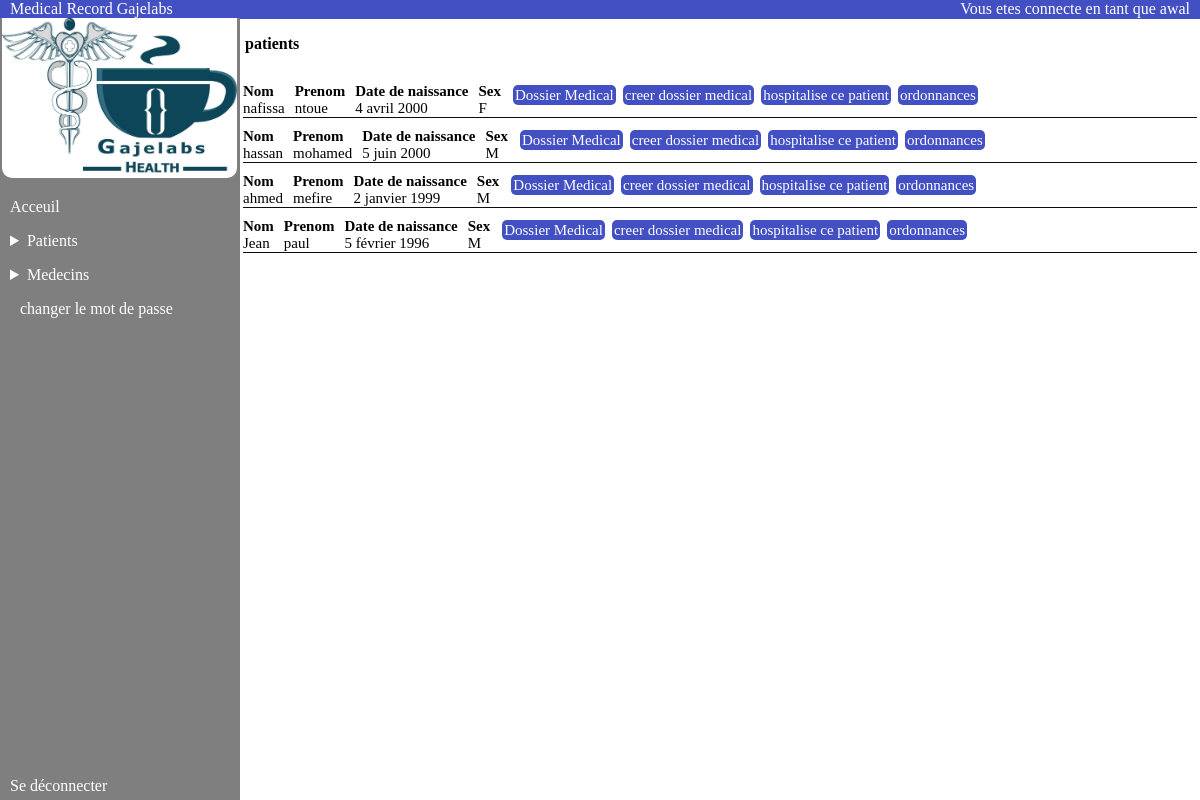
The app's page /patient_list/ (signed in), older data.
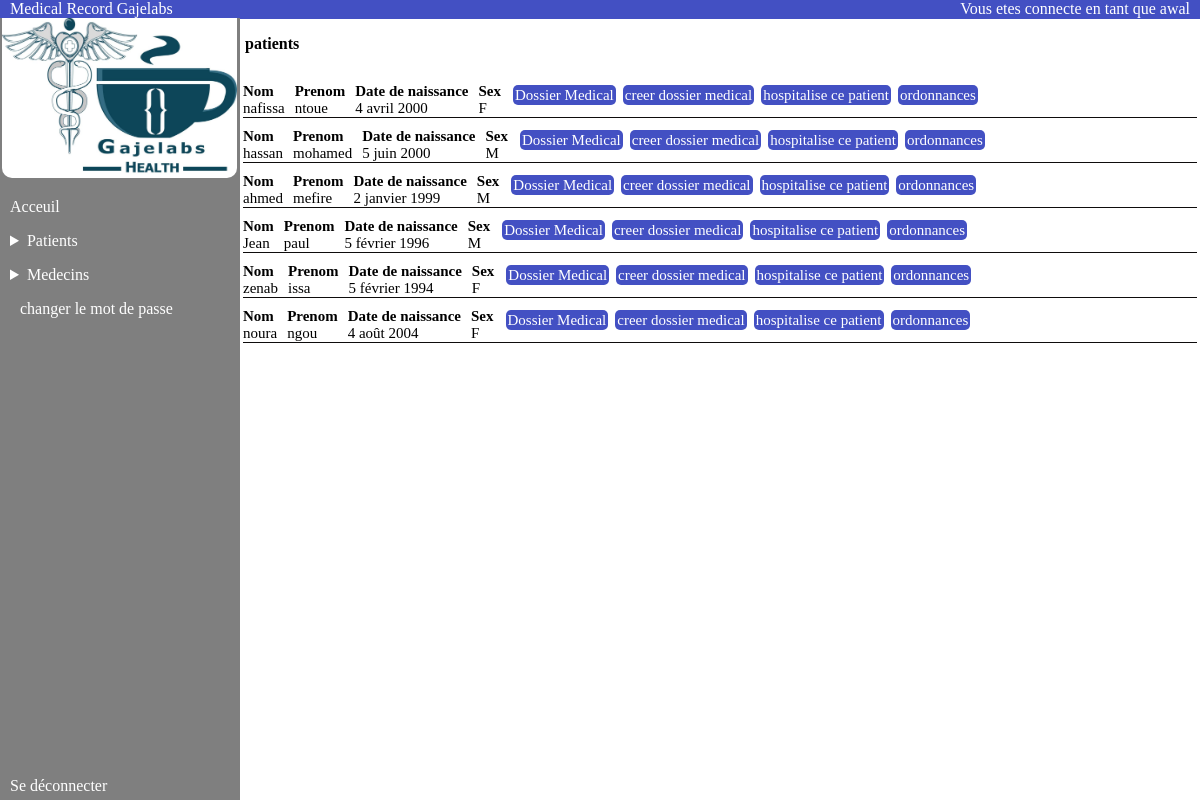
The same page, newer data.
### authentication/models.py (models this page shows, shortened)
class User(AbstractUser):
    PATIENT = 'PATIENT'
    MEDECIN = 'MEDECIN'
    MASCULIN = 'M'
    FEMININ = 'F'
    ROLE_CHOICES_ONE = (
        (PATIENT,'patient'),
        (MEDECIN,'medecin'),
    )
    ROLE_CHOICES_TWO = (
        (MASCULIN,'M'),
        (FEMININ,'F'),
    )
    profile_photo = models.ImageField(verbose_name='photo de profil')
    role = models.CharField(max_length=30, choices=ROLE_CHOICES_ONE, verbose_name='rôle')
    date_naissance = models.DateField(null=True)
    sex = models.CharField(max_length=1,choices=ROLE_CHOICES_TWO,verbose_name='sexe')
    telephone = models.IntegerField(null=True)

### patient/views.py (the view)
# urls.py: path('patient_list/',patient.views.patient_list,name='patient_list'),
@login_required
def patient_list(request):
    patients = User.objects.filter(groups__name='patient')
    return render(request,'patient/patient_list.html',{"patients":patients})

### patient/templates/patient/patient_list.html
{% extends 'base.html' %}
{% block content %}
<p class="headPage"><span>Vous etes connecte en tant que {{user.username}}</span></p>
<p class="imagePatient_add">
    <strong>patients</strong>
</p>
<div class="list_patient_scroll">
    <div class="content_patient_list" style="overflow: auto; height: 400px;">
        {% for patient in patients %}
        <div class="info_link_patient">
            <div class="infoPatient">
                <div class="patien_list"><span class="label">Nom </span><span>{{ patient.first_name }}</span></div>
                <div class="patien_list"><span class="label">Prenom </span><span>{{patient.last_name}}</span></div>
                <div class="patien_list"><span class="label">Date de naissance
                    </span><span>{{patient.date_naissance}}</span></div>
                <div class="patien_list"><span class="label">Sex</span><span> {{ patient.sex }}</span></div>
            </div>
            <div class="linkPatient">
                {% if perms.patient.view_dossier_medical or user.id == patient.id%}
                <span>
                    <a class="dossierM" href="{% url 'dossier_medical' patient.id %}"> Dossier Medical </a>
                </span>
                {% endif %}
                {% if perms.patient.view_rapport_medical%}
                <span>
                    <a class="dossierM" href="{% url 'creer_dossier_medical' patient.id %}"> creer dossier medical</a>
                </span>
                {% endif %}
                {% if perms.patient.view_hospitalisation %}
                <span>
                    <a class="dossierM" href="{% url 'hospitalise_patient' patient.id %}">hospitalise ce patient</a>
                </span>
                {% endif %}
                {% if perms.patient.view_ordonnance or user.id == patient.id %}
                <span>
                    <a class="dossierM" href="{% url 'list_ordonnance' patient.id %}">ordonnances</a>
                </span>
                {% endif %}
            </div>
        </div>
        <div style="border-top: 1px solid #0e0c0c;"></div>
        {% endfor %}
    </div>
</div>
{% endblock %}

Row changes from the older to the newer data that the page shows:
added User: first_name "zenab", last_name "issa", date_naissance "5 février 1994", sex "F"
added User: first_name "noura", last_name "ngou", date_naissance "4 août 2004", sex "F"
